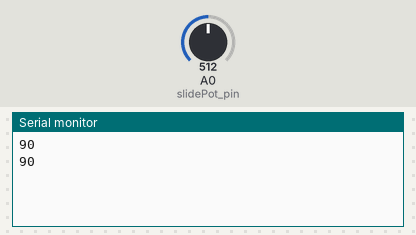
Recording of a sketch running on a simulated Arduino Uno, built with avr-gcc and run on an emulated ATmega328P. On the bench: the last lines printed to the serial monitor. The test bench sets the inputs (shaded band); at power-on: A0 (slidePot_pin) = 512.

Above: at 1.8 s.
1.9 s: A0 (slidePot_pin) set to 716
At 2.4 s:
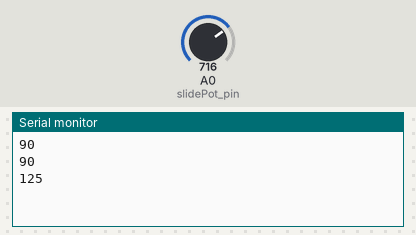
3.4 s: A0 (slidePot_pin) set to 900
At 4.8 s:
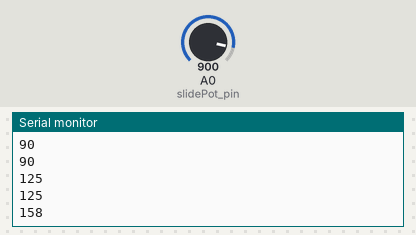
Timing chart, 0 to 6.4 s (numbered marks = the images above; inputs shaded):
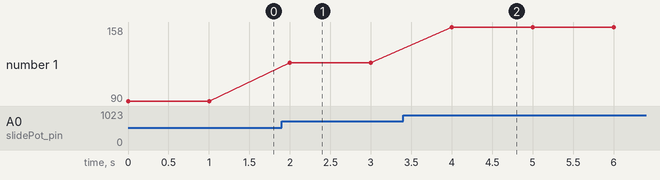

Measured:
- after the input at 1.9 s, the serial monitor: prints a new line after 0.10 s (image 1)
- after the input at 3.4 s, the serial monitor: prints a new line after 0.60 s (image 2)
- plotted number 1: 90 → 125 after the input at 1.9 s, 125 → 158 after the input at 3.4 s

The sketch:

analogue-slide-potentiometer.ino
```cpp
int slidePot_pin = A0;
int slidePot = 0;

void setup()
{
  Serial.begin(9600);
}


void loop()
{
    slidePot = analogRead(A0);
    slidePot = (map(slidePot,0,1023,0,180));
    Serial.println(slidePot);
    delay(1000);
}
```
